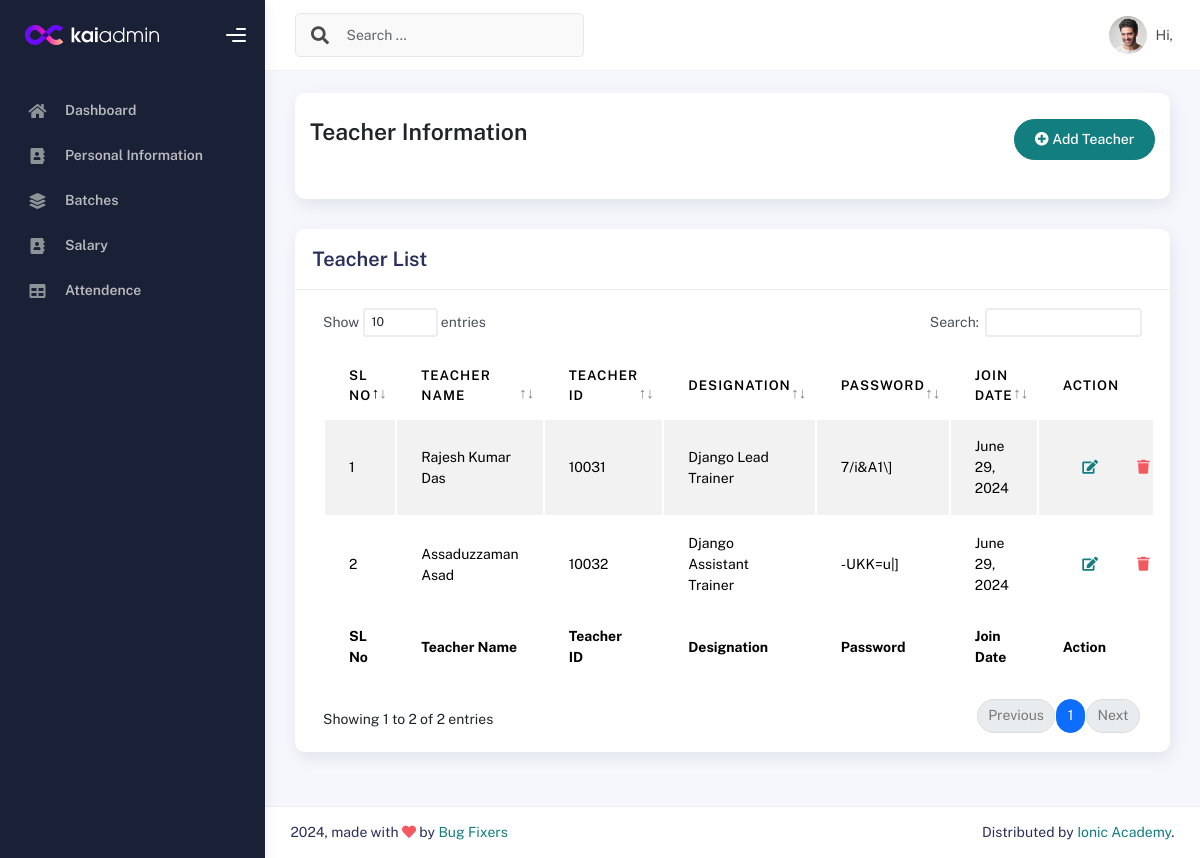
Before: /teacherlist/ (signed in) with the older database file.
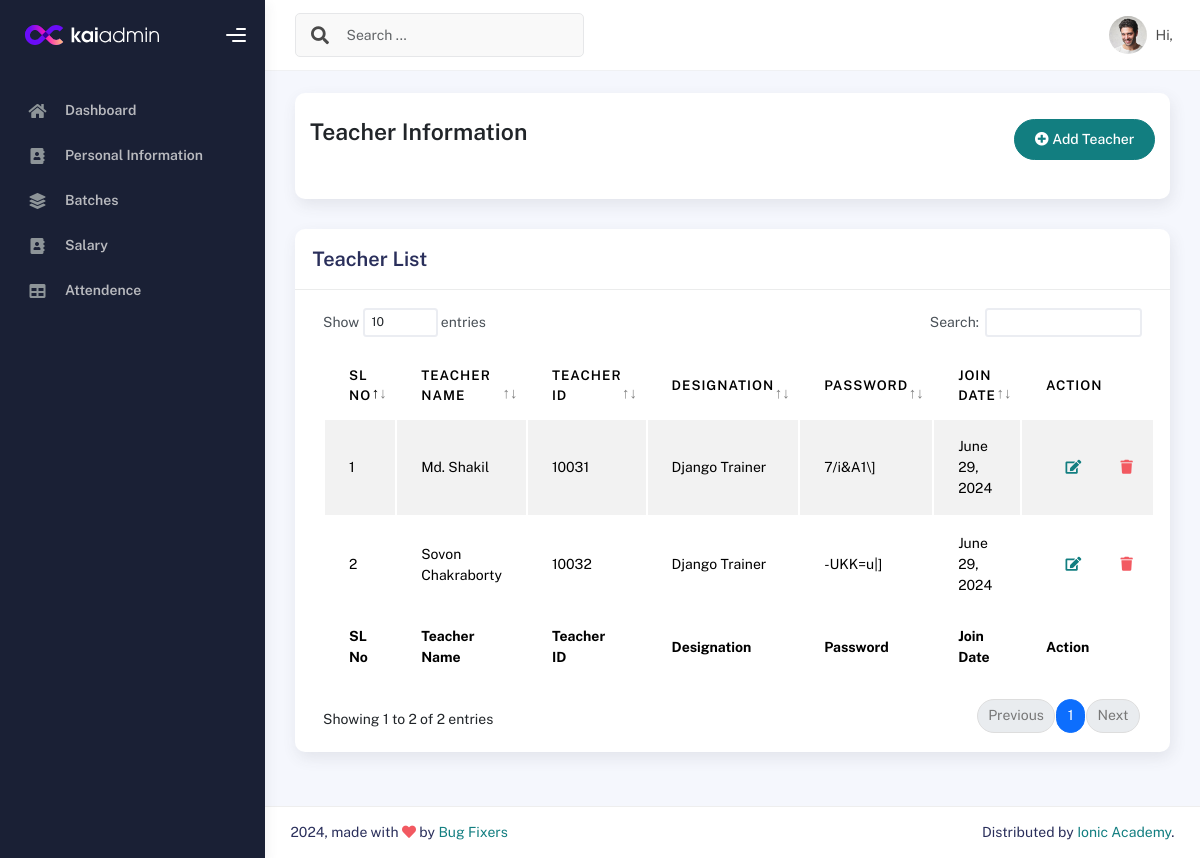
After: the same page with the newer database file.
### IMSapp/models.py (models this page shows, shortened)
class TeacherModel(models.Model):
    Imsuser = models.OneToOneField(IMSUserModel,on_delete=models.CASCADE,related_name='teacherinfo',null=True)
    EmployID=models.CharField(max_length=100,null=True)
    TeacherName=models.CharField(max_length=100,null=True)
    Designation=models.CharField(max_length=100,null=True)
    Skills=models.CharField(max_length=100,null=True)
    LinkedInLink =models.CharField(max_length=150,null=True)
    GithubLink =models.CharField(max_length=150,null=True)
    FacebookLink =models.CharField(max_length=150,null=True)
    JoinDate = models.DateField(auto_now_add=True,null=True)
    TeacherPhoto=models.ImageField(upload_to='media/teacherphoto',null=True)

class IMSUserModel(AbstractUser):
    USERTYPE=[
        ('Authority','Authority'),
        ('Student','Student'),
        ('Teacher','Teacher'),
        ('Staff','Staff'),
    ]
    UserType=models.CharField(choices=USERTYPE,max_length=100, null=True)

class PersonalInfoModel(models.Model):
    Imsuser=models.OneToOneField(IMSUserModel,on_delete=models.CASCADE,related_name='personalinfo',null=True)
    Password=models.CharField(max_length=100,null=True)
    FatherName=models.CharField(max_length=100,null=True)
    MotherName=models.CharField(max_length=100,null=True)
    Religion=models.CharField(max_length=100,null=True)
    DOB=models.DateField(null=True)
    GENDER=[
        ('Male','Male'),
        ('Female','Female'),
        ('Other','Other'),
    ]
    Gender=models.CharField(choices=GENDER,max_length=100,null=True)
    Mobile=models.CharField(max_length=100,null=True)
    EmergencyContact=models.CharField(max_length=100,null=True)
    PresentAddress=models.CharField(max_length=100,null=True)
    PermanentAddress=models.CharField(max_length=100,null=True)

### IMSapp/teacherviews.py (the view)
# urls.py: path('teacherlist/',teacherlist,name="teacherlist"),
@login_required
def teacherlist(request):
    teacherdata = TeacherModel.objects.all()
    return render(request,'teachers/teacherlist.html',{'teacherdata':teacherdata})

### IMSapp/templates/teachers/teacherlist.html (shortened to what this page needs)
{% extends 'profilemaster/master.html' %}
{% block content %}
<div class="col-sm-12 col-md-12">
    <div class="card card-stats card-round">
        <div class="card-body">
            <div class="d-flex align-items-left align-items-md-center flex-column flex-md-row pt-2 pb-4">
                <div>
                    <h3 class="fw-bold mb-3">Teacher Information</h3>
                </div>
                <div class="ms-md-auto py-2 py-md-0">
                    <a href="{% url 'addteacher' %}" class="btn btn-primary btn-round"><i class="fas fa-plus-circle"></i> Add Teacher</a>
                </div>
            </div>
        </div>
    </div>
</div>
<div class="col-md-12">
    <div class="card">
      <div class="card-header">
        <h4 class="card-title">Teacher List</h4>
      </div>
      <div class="card-body">
        <div class="table-responsive">
          <table id="basic-datatables" class="display table table-striped table-hover">
            <thead>
              <tr>
                <th>SL No</th>
                <th>Teacher Name</th>
                <th>Teacher ID</th>
                <th>Designation</th>
                <th>Password</th>
                <th>Join Date</th>
                <th>Action</th>
              </tr>
            </thead>
            <tfoot>
              <tr>
                <th>SL No</th>
                <th>Teacher Name</th>
                <th>Teacher ID</th>
                <th>Designation</th>
                <th>Password</th>
                <th>Join Date</th>
                <th>Action</th>
              </tr>
            </tfoot>
            <tbody>
              {% for i in teacherdata %}
              <tr>
                <td>{{forloop.counter}}</td>
                <td>{{i.TeacherName}}</td>
                <td>{{i.EmployID}}</td>
                <td>{{i.Designation}}</td>
                <td>{{i.Imsuser.personalinfo.Password}}</td>
                <td>{{i.JoinDate}}</td>
                  <td>
                    <div class="form-button-action">
                      <a href="{% url 'editteacher' i.id %}" class="btn btn-link btn-primary btn-md">
                        <i class="fa fa-edit"></i>
                      </a>
                      <a href="{% url 'deleteteacher' i.id %}" class="btn btn-link btn-danger btn-md">
                        <i class="fa fa-trash"></i>
                      </a>
                    </div>
                  </td>
              </tr>
              {% endfor %}
            </tbody>
          </table>
        </div>
      </div>
    </div>
  </div>
{% endblock content %}

Changed rows visible on the page:
changed TeacherModel: TeacherName "Rajesh Kumar Das" → "Md. Shakil"; Designation "Django Lead Trainer" → "Django Trainer"
changed TeacherModel "-UKK=u|]": TeacherName "Assaduzzaman Asad" → "Sovon Chakraborty"; Designation "Django Assistant Trainer" → "Django Trainer"
